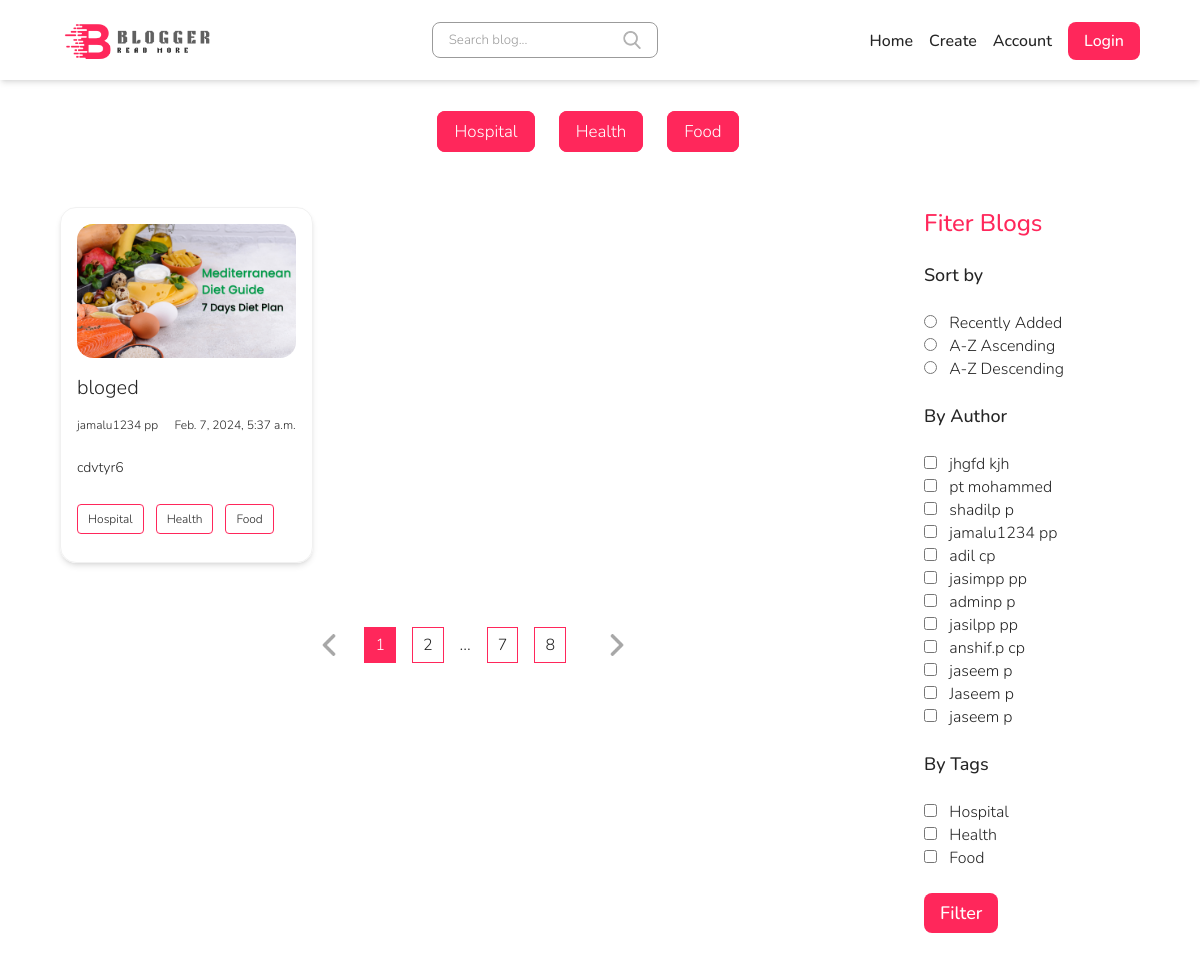
The page / on the database its author committed.
### web/models.py (models this page shows, shortened)
class Category(models.Model):
    name = models.CharField(max_length=225)
    class Meta:
        db_table = "web_category"
        verbose_name = "category"
        verbose_name_plural = "categories"
        ordering = ["-id"]

class Blog(models.Model):
    title = models.CharField(max_length=225)
    short_discription = models.CharField(max_length=225)
    image = models.ImageField(upload_to="blogs")
    created_on = models.DateTimeField(auto_now=True)
    discription = models.TextField()
    author = models.ForeignKey(Auther, on_delete=models.CASCADE)
    category = models.ForeignKey(Category, on_delete=models.CASCADE)
    tags = models.ManyToManyField(Tag)
    class Meta:
        db_table = "web_blog"
        verbose_name = "blog"
        verbose_name_plural = "blogs"
        ordering = ["-id"]

class Tag(models.Model):
    name = models.CharField(max_length=225)
    class Meta:
        db_table = "web_tag"
        verbose_name = "tag"
        verbose_name_plural = "tags"
        ordering = ["-id"]

### users/models.py (models this page shows, shortened)
class Auther(models.Model):
    user = models.OneToOneField(User, on_delete=models.CASCADE)
    class Meta:
        db_table = "users_auther"
        verbose_name = "auther"
        verbose_name_plural = "authers"
        ordering = ["-id"]

### web/views.py (the view)
# urls.py: path('',views.index, name="index"),
def index(request):
    categories = Category.objects.all()
    blogs = Blog.objects.all()
    authors = Auther.objects.all()
    tags = Tag.objects.all()
    context = {
        "categories": categories,
        "blogs": blogs,
        "authors": authors,
        "tags": tags,
    }
    return render(request, 'web/index.html', context=context)

### templates/web/index.html
{% extends 'base/base.html' %}
{% block container %}
{% load static %}
{% include 'includes/header.html' %}
    <section id="category">
        <section class="wrapper">
            <ul>
                {% for category in categories %}
                <li><a class="active" href="#">{{category.name}}</a></li>
                {% endfor %}
            </ul>
        </section>
    </section>
    <section id="blogs">
        <section class="wrapper">
            <div class="left">
                <div class="top">
                    {% for blog in blogs %}
                    <div class="card">
                        <img src="{{blog.image.url}}" alt="blog-image">
                        <h3>
                            <a href="{% url 'web:blog' id=blog.id %}">{{blog.title}}</a>
                        </h3>
                        <div>
                            <span>{{blog.author.user.first_name}} {{blog.author.user.last_name}}</span>
                            <span>{{blog.created_on}}</span>
                        </div>
                        <p>{{blog.short_discription}}</p>
                        <ul>
                            {% for tag in blog.tags.all %}
                            <li>{{tag.name}}</li>
                            {% endfor %}
                        </ul>
                    </div>
                    {% endfor %}
                </div>
                <div class="bottom">
                    <div class="pagination">
                        <a href="#" class="prev">
                            <img src="{% static 'images/left-arrow.png' %}" alt="prev">
                        </a>
                        <a href="#" class="active">1</a>
                        <a href="#">2</a>
                        <span>...</span>
                        <a href="#">7</a>
                        <a href="#">8</a>
                        <a href="#" class="next">
                            <img src="{% static 'images/right-arrow.png' %}" alt="next">
                        </a>
                    </div>
                </div>
            </div>
            <div class="right">
                <h1>Fiter Blogs</h1>
                <form action="">
                    <div class="sort">
                        <h3>Sort by</h3>
                        <div>
                            <input type="radio" name="" id="">
                            <span>Recently Added</span>
                        </div>
                        <div>
                            <input type="radio" name="" id="">
                            <span>A-Z Ascending</span>
                        </div>
                        <div>
                            <input type="radio" name="" id="">
                            <span>A-Z Descending</span>
                        </div>
                    </div>
                    <div class="author">
                        <h3>By Author</h3>
                        {% for author in authors %}
                        <div>
                            <input type="checkbox" name="" id="">
                            <span>{{author.user.first_name}} {{author.user.last_name}}</span>
                        </div>
                        {% endfor %}
                    </div>
                    <div class="tags">
                        <h3>By Tags</h3>
                        {% for tag in tags %}
                        <div>
                            <input type="checkbox" name="" id="">
                            <span>{{tag.name}}</span>
                        </div>
                        {% endfor %}
                    </div>
                    <div class="submit">
                        <input type="submit" value="Filter">
                    </div>
                </form>
            </div>
        </section>
    </section>
    {% endblock %}

### templates/base/base.html (shortened to what this page needs)
<!DOCTYPE html>
<html lang="en">
<head>
    {% load static %}
    <link rel="stylesheet" href="{% static 'css/style.css' %}">
</head>
<body>
    {% block container %}
    {% endblock %}
</body>
</html>

### templates/includes/header.html
{% load static %}
<header>
    <section class="wrapper">
        <div class="left">
            <h1><a href="{% url 'web:index' %}"><img src="{% static 'images/logo.png' %}" alt="logo"></a></h1>
        </div>
        <div class="middle">
            <form action="">
                <div>
                    <input type="search" placeholder="Search blog...">
                    <img src="{% static 'images/search.png' %}" alt="search" />
                </div>
            </form>
        </div>
        <div class="right">
            <ul>
                <li><a href="{% url 'web:index' %}">Home</a></li>
                <li><a href="{% url 'web:create' %}">Create</a></li>
                <li><a href="{% url 'web:account' %}">Account</a></li>
                {% if user.is_authenticated %}
                <li><a href="{% url 'web:logout' %}">Logout</a></li>
                {% else %}
                <li><a href="{% url 'web:login' %}">Login</a></li>
                {% endif %}
            </ul>
        </div>
    </section>
</header>

### rows shown on the page
Category: name "Hospital"
Category: name "Health"
Category: name "Food"
Blog: image (picture), title "bloged", author.user.first_name "jamalu1234", author.user.last_name "pp", created_on "Feb. 7, 2024, 5:37 a.m.", short_discription "cdvtyr6"
Tag: name "Hospital"
Tag: name "Health"
Tag: name "Food"
Auther: user.first_name "jhgfd", user.last_name "kjh"
Auther: user.first_name "pt", user.last_name "mohammed"
Auther: user.first_name "shadilp", user.last_name "p"
Auther: user.first_name "jamalu1234", user.last_name "pp"
Auther: user.first_name "adil", user.last_name "cp"
Auther: user.first_name "jasimpp", user.last_name "pp"
Auther: user.first_name "adminp", user.last_name "p"
Auther: user.first_name "jasilpp", user.last_name "pp"
Auther: user.first_name "anshif.p", user.last_name "cp"
Auther: user.first_name "jaseem", user.last_name "p"
Auther: user.first_name "Jaseem", user.last_name "p"
Auther: user.first_name "jaseem", user.last_name "p"
